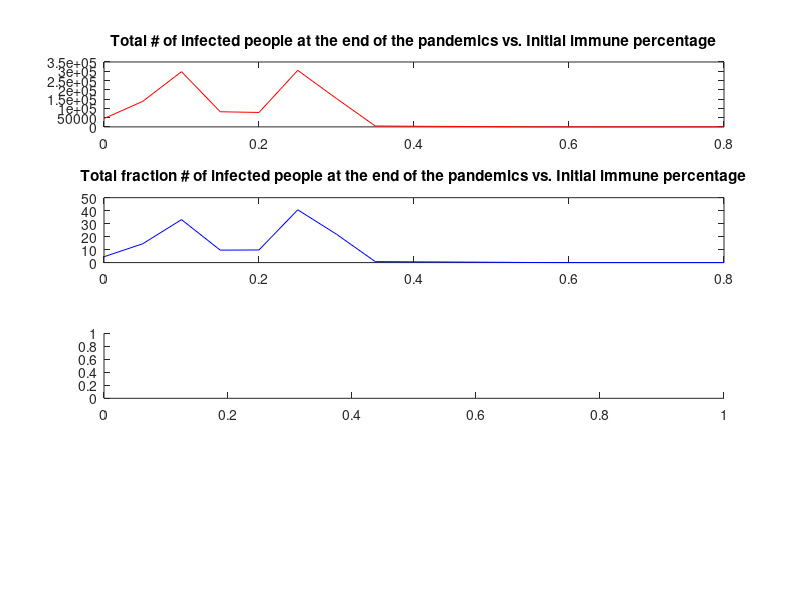

MATLAB code for this plot: (Note: this script raises an error after producing the figure.)

clear all
close all
% 7 days to recover
% reproduction number 2.3
% unit of time is one day

b = 1/7;
a = 2.3*b;

N = 10000;
I = 3;
R = 0;
% S =? 

tmax = 500; % days
dt = 20; % 1 hour
clockmax = tmax/dt; 

Vp_max = 0.8; % 80percent of the population is inherently immune
dvp = 0.05; % change in percentage
stepmax = Vp_max/dvp;

Vrsave = zeros(1,stepmax+1); 
tIsave = zeros(1,stepmax+1); % total number of infected ppl which is R max
tIpsave = zeros(1,stepmax+1); % total proportion of the S(t=0) that is infected when immune propotion vary
tpeaksave = zeros(1,stepmax+1); % time takes to reach the peak 
unIsave = zeros(1,stepmax+1);

tsave = zeros(1,clockmax+1);  
Isave = zeros(stepmax+1,clockmax+1);
Rsave = zeros(stepmax+1,clockmax+1);
Ssave = zeros(stepmax+1,clockmax+1);


for step = 1:(stepmax+1)
    V = (step-1) * dvp * N;
    Ssave(step,1) = N - I - R - V;
    Isave(step,1) = I;
    Rsave(step,1) = R;

    tsave(1)= 0;
    for clock = 1: clockmax
        tsave(clock+1) = clock * dt;
        I_new = Ssave(step,clock) * a * (Isave(step,clock)/N) * dt;
        R_new = Isave(step,clock) * b * dt;
        Ssave(step,clock+1) = Ssave(step,clock) - I_new;
        Isave(step,clock+1) = Isave(step,clock) + I_new - R_new;
        Rsave(step,clock+1) = Rsave(step,clock)+ R_new;
    end
    Vrsave(step) = (step-1) * dvp;
    tIsave(step) = max(Rsave(step,:));
    tIpsave(step) = tIsave(step)/Ssave(step,1); % total proportion of the S(t=0) that is infected when immune propotion vary
    unIsave(step) = N - V - max(Rsave(step,:));%not infected not immune
end

Imaxsave = zeros(1,9);
clockImaxsave = zeros(1,9);
for index = 1:9 
    [Imaxsave(index),clockImaxsave(index)]= max(Isave(index,:));
end

%tIsave = max(Rsave.');
%tIpsave = tIsave/(Ssave(:,1).');

subplot(4,1,1)
plot(Vrsave, tIsave, 'r')
%xlabel('Innate Immune Percentage')
%ylabel('Total Infection')
title('Total # of infected people at the end of the pandemics vs. Initial immune percentage')

subplot(4,1,2)
plot(Vrsave, tIpsave, 'b')
%xlabel('Innate Immune Percentage')
%ylabel('Total Infection Percentage')
title('Total fraction # of infected people at the end of the pandemics vs. Initial immune percentage')

subplot(4,1,3)
plot(Vrsave, clockImaxsave*dt, 'g')
%xlabel('Innate Immune Percentage')
%ylabel('Time of Infection Peak')
title('# of days for infected population to reach its maximum vs. Initial immune percentage')

subplot(4,1,4)
plot(Vrsave, unIsave,'m' )
%xlabel('Innate Immune Percentage')
%ylabel('Uninfected S')
title('# of uninfected susceptible people vs. Initial immune percentage')


% exceed N



